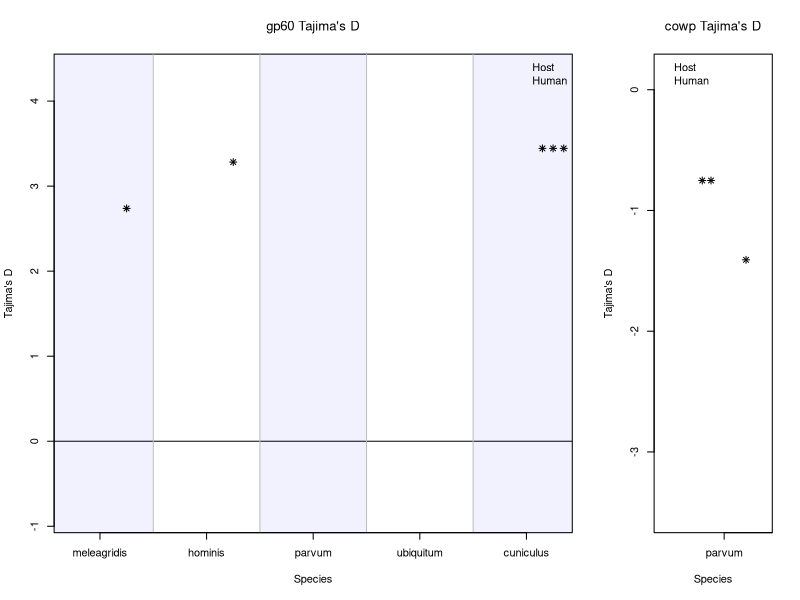
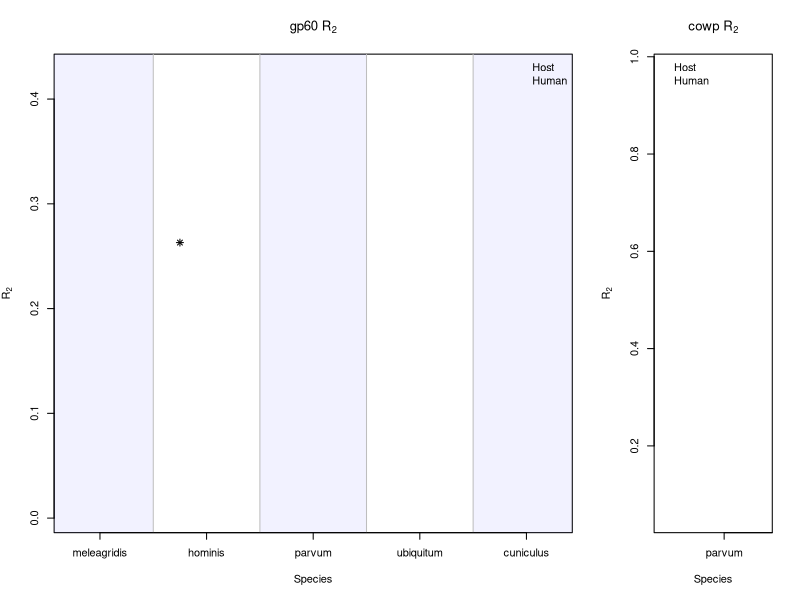

Write R code to recreate these figures, in order.
taj_data_full<-read.csv('results_all_ci.csv',header=T)

pdf('gene_zoonotic_tajima_CI.pdf',width=6,height=5) 
#par(mfrow=c(1,2))
m <- rbind(c(1, 1, 1,2), c(1,1,1, 2))
layout(m)

taj_data_gp60<-taj_data_full[1:10,]

x<-1:length(taj_data_gp60[,1])
plot(x, taj_data_gp60$Tajima,
     ylim=range(c(min(taj_data_gp60$Tajima+taj_data_gp60$Tajima_Lower_95_CI),
                  max(taj_data_gp60$Tajima+taj_data_gp60$Tajima_Upper_95_CI)+1)),
     pch=19, xlab="Species", ylab="Tajima's D",
     main=expression(paste("gp60 Tajima's D")),
     col = as.numeric(taj_data_gp60$Host),
     xaxt='n')
abline(h=0)
mycol <- rgb(0, 0, 0, alpha = 0)
rect(0.5, -3, 2.5, 5, density = NULL, border = "grey",col=rgb(0, 0, 1,0.05))
rect(4.5, -3, 6.5, 5, density = NULL, border = "grey",col=rgb(0, 0, 1,0.05))
rect(8.5, -3, 10.5, 5, density = NULL, border = "grey",col=rgb(0, 0, 1,0.05))
axis(1, at=seq(from=1.5,to=9.5,by=2), labels=taj_data_gp60$Species[seq(from=1,to=9,by=2)])
legend('topright',c('Host','Human'),pch=19,col = as.numeric(taj_data_gp60$Host),
       bg=mycol,box.col = mycol) 
points(x=c(2,4,9.8,10,10.2),y=taj_data_gp60$Tajima[c(2,4,10,10,10)]+
         taj_data_gp60$Tajima_Upper_95_CI[c(2,4,10,10,10)]+0.1,pch=8)
 arrows(x, taj_data_gp60$Tajima+taj_data_gp60$Tajima_Lower_95_CI,
        x, taj_data_gp60$Tajima+taj_data_gp60$Tajima_Upper_95_CI, length=0.05, angle=90, code=3,
        col = as.numeric(taj_data_gp60$Hosts))


taj_data_cowp<-taj_data_full[11:12,]

x<-1:length(taj_data_cowp[,1])
plot(x, taj_data_cowp$Tajima,
     ylim=range(c(min(taj_data_cowp$Tajima+taj_data_cowp$Tajima_Lower_95_CI),
                  max(taj_data_cowp$Tajima+taj_data_cowp$Tajima_Upper_95_CI)+1)),
     xlim=c(0,2.5),
     pch=19, xlab="Species", ylab="Tajima's D",
     main=expression(paste("cowp Tajima's D")),
     col = as.numeric(taj_data_cowp$Host),
     xaxt='n')
mycol <- rgb(0, 0, 0, alpha = 0)
axis(1, at=seq(from=1.5,to=9.5,by=2), labels=taj_data_cowp$Species[seq(from=1,to=9,by=2)])
legend('topleft',c('Host','Human'),pch=19,col = as.numeric(taj_data_cowp$Host),
       bg=mycol,box.col = mycol) 
points(x=c(1,1.2,2),y=taj_data_cowp$Tajima[c(1,1,2)]+
         taj_data_cowp$Tajima_Upper_95_CI[c(1,1,2)]+0.1,pch=8)
arrows(x, taj_data_cowp$Tajima+taj_data_cowp$Tajima_Lower_95_CI,
       x, taj_data_cowp$Tajima+taj_data_cowp$Tajima_Upper_95_CI, length=0.05, angle=90, code=3,
       col = as.numeric(taj_data_cowp$Hosts))

dev.off()

pdf('gene_zoonotic_R2_CI.pdf',width=6,height=5) 
#par(mfrow=c(1,2))
m <- rbind(c(1, 1, 1,2), c(1,1,1, 2))
layout(m)

taj_data_gp60<-taj_data_full[1:10,]

x<-1:length(taj_data_gp60[,1])
plot(x, taj_data_gp60$R2,
     ylim=range(c(min(taj_data_gp60$R2-taj_data_gp60$R2_Lower_CI),
                  max(taj_data_gp60$R2+taj_data_gp60$R2_Upper_CI)+.05)),
     pch=19, xlab="Species", ylab=expression(paste(R[{2}])),
     main=expression(paste("gp60 ", R[{2}])),
     col = as.numeric(taj_data_gp60$Host),
     xaxt='n')
mycol <- rgb(0, 0, 0, alpha = 0)
rect(0.5, -3, 2.5, 4.5, density = NULL, border = "grey",col=rgb(0, 0, 1,0.05))
rect(4.5, -3, 6.5, 4.5, density = NULL, border = "grey",col=rgb(0, 0, 1,0.05))
rect(8.5, -3, 10.5, 4.5, density = NULL, border = "grey",col=rgb(0, 0, 1,0.05))
axis(1, at=seq(from=1.5,to=9.5,by=2), labels=taj_data_gp60$Species[seq(from=1,to=9,by=2)])
legend('topright',c('Host','Human'),pch=19,col = as.numeric(taj_data_gp60$Host),
       bg=mycol,box.col = mycol) 
points(x=c(3),y=taj_data_gp60$R2[c(3)]+taj_data_gp60$R2_Upper_CI[c(3)]+0.02,pch=8)
arrows(x, taj_data_gp60$R2-taj_data_gp60$R2_Lower_CI,
       x, taj_data_gp60$R2+taj_data_gp60$R2_Upper_CI, length=0.05, angle=90, code=3,
       col = as.numeric(taj_data_cowp$Hosts))

taj_data_cowp<-taj_data_full[11:12,]

x<-1:length(taj_data_cowp[,1])
plot(x, taj_data_cowp$R2,
     ylim=range(c(min(taj_data_cowp$R2-taj_data_cowp$R2_Lower_CI),
                  max(taj_data_cowp$R2+taj_data_cowp$R2_Upper_CI)+0.05)),
     xlim=c(0,2.5),
     pch=19, xlab="Species", ylab=expression(paste(R[{2}])),
     main=expression(paste("cowp ", R[{2}])),
     col = as.numeric(taj_data_gp60$Host),
     xaxt='n')
mycol <- rgb(0, 0, 0, alpha = 0)
axis(1, at=seq(from=1.5,to=9.5,by=2), labels=taj_data_cowp$Species[seq(from=1,to=9,by=2)])
legend('topleft',c('Host','Human'),pch=19,col = as.numeric(taj_data_cowp$Host),
       bg=mycol,box.col = mycol) 
arrows(x, taj_data_cowp$R2-taj_data_cowp$R2_Lower_CI,
       x, taj_data_cowp$R2+taj_data_cowp$R2_Upper_CI, length=0.05, angle=90, code=3,
       col = as.numeric(taj_data_cowp$Hosts))

dev.off()
